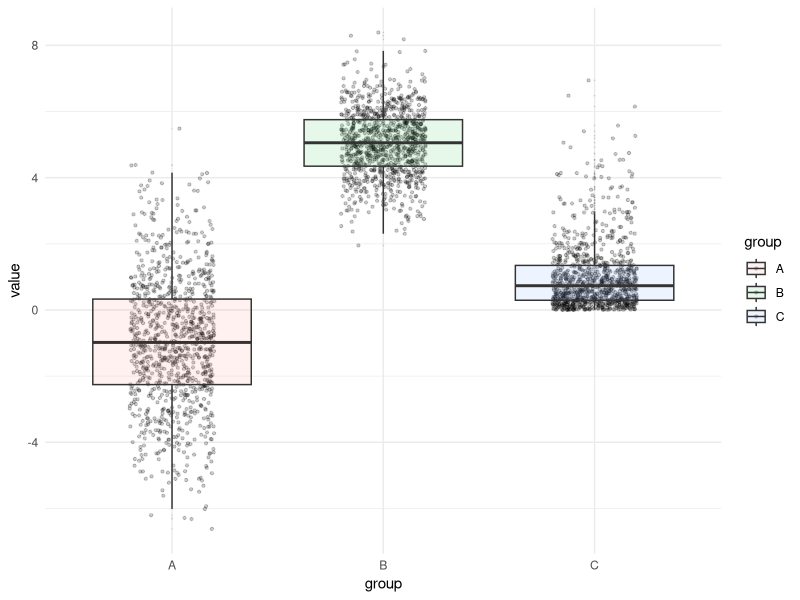

Write R code to recreate this figure.
date = "2015-10-09 08:00"
caption_header = "Boxplot with jitter"
caption = ""

# packages: load and if needed install
pkg <- c("dplyr", "tidyr", "ggplot2")
for(i in seq_along(pkg)) {
  if(!require(pkg[i], character.only = TRUE)) {
    install.packages(pkg[i])
    library(pkg[i], character.only = TRUE)
  }
}

# example boxplot with jitter

n <- 1000
set.seed(123)
d1 <-
  data_frame(A = rnorm(n, -1, 2), B = rnorm(n, 5, 1), C = rexp(n, 1)) %>%
  gather(group, value)

p <-
  ggplot(d1) + aes(x=group, y=value, fill=group) +
  geom_jitter(position = position_jitter(width = .2), alpha=0.2, size=0.8) +
  geom_boxplot(outlier.size=0, alpha=0.1) +
  theme_minimal()

plot(p)
